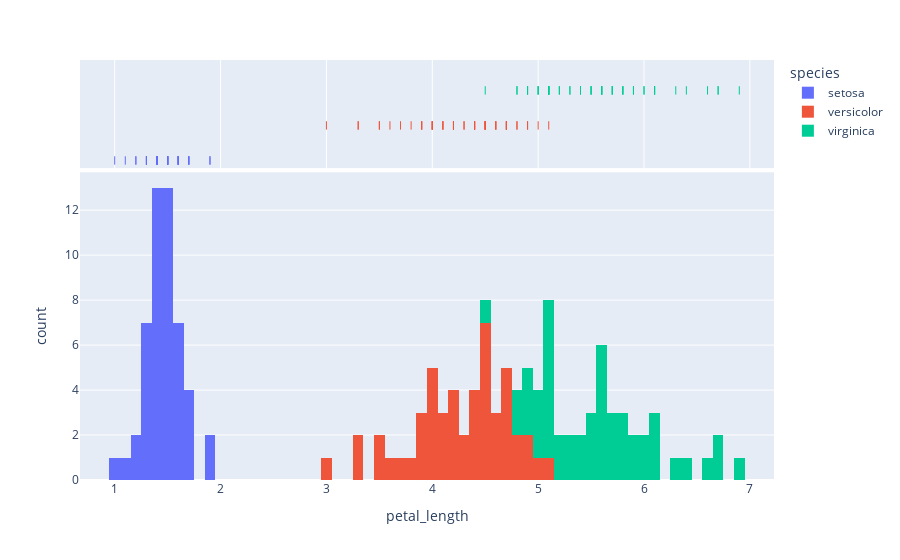

The code cell stored with this chart in its notebook:
### Markdown cell above
```sns.distributions``` had the ```Axes``` level ```sns.histplot```, ```sns.rugplot```, ```sns.kdeplot```, ```sns.ecdfplot``` and ```Figure``` level ```sns.displot```.

The histogram plot is very similar but uses the parameter ```nbins``` opposed to ```bins```:

```python
sns.histplot(data=iris, x='petal_length', hue='species', bins=100)
```

```python
px.histogram(data_frame=iris, x='petal_length', color='species', nbins=100)
```

In ```sns```, the rug plot and kde plot were separate plots: 

```python
sns.rugplot(data=iris, x='petal_length', hue='species')
```

```python
sns.kdeplot(data=iris, x='petal_length', hue='species')
```

In ```plotly``` these are not separate plot options but a rug plot can be displayed as a marginal using the parameter ```marginal```: 

```python
px.histogram(data_frame=iris, x='petal_length', color='species', nbins=100, marginal='rug')
```

```python
px.histogram(data_frame=iris, x='petal_length', color='species', nbins=100, marginal='kde')
```

### Code cell
px.histogram(data_frame=iris, x='petal_length', color='species', nbins=100, marginal='rug')

### Figure 1 — Plotly figure (JSON) as saved in the notebook; plotly's stock layout.template omitted (floating-point values rounded to 4 significant figures)
{"data": [{"alignmentgroup": "True", "bingroup": "x", "hovertemplate": "species=setosa<br>petal_length=%{x}<br>count=%{y}<extra></extra>", "legendgroup": "setosa", "marker": {"color": "#636efa", "pattern": {"shape": ""}}, "name": "setosa", "nbinsx": 100, "offsetgroup": "setosa", "orientation": "v", "showlegend": true, "type": "histogram", "x": [1.4, 1.4, 1.3, 1.5, 1.4, 1.7, 1.4, 1.5, 1.4, 1.5, 1.5, 1.6, 1.4, 1.1, 1.2, 1.5, 1.3, 1.4, 1.7, 1.5, 1.7, 1.5, 1, 1.7, 1.9, 1.6, 1.6, 1.5, 1.4, 1.6, 1.6, 1.5, 1.5, 1.4, 1.5, 1.2, 1.3, 1.4, 1.3, 1.5, 1.3, 1.3, 1.3, 1.6, 1.9, 1.4, 1.6, 1.4, 1.5, 1.4], "xaxis": "x", "yaxis": "y"}, {"alignmentgroup": "True", "boxpoints": "all", "fillcolor": "rgba(255,255,255,0)", "hoveron": "points", "hovertemplate": "species=setosa<br>petal_length=%{x}<extra></extra>", "jitter": 0, "legendgroup": "setosa", "line": {"color": "rgba(255,255,255,0)"}, "marker": {"color": "#636efa", "symbol": "line-ns-open"}, "name": "setosa", "offsetgroup": "setosa", "showlegend": false, "type": "box", "x": [1.4, 1.4, 1.3, 1.5, 1.4, 1.7, 1.4, 1.5, 1.4, 1.5, 1.5, 1.6, 1.4, 1.1, 1.2, 1.5, 1.3, 1.4, 1.7, 1.5, 1.7, 1.5, 1, 1.7, 1.9, 1.6, 1.6, 1.5, 1.4, 1.6, 1.6, 1.5, 1.5, 1.4, 1.5, 1.2, 1.3, 1.4, 1.3, 1.5, 1.3, 1.3, 1.3, 1.6, 1.9, 1.4, 1.6, 1.4, 1.5, 1.4], "xaxis": "x2", "yaxis": "y2"}, {"alignmentgroup": "True", "bingroup": "x", "hovertemplate": "species=versicolor<br>petal_length=%{x}<br>count=%{y}<extra></extra>", "legendgroup": "versicolor", "marker": {"color": "#EF553B", "pattern": {"shape": ""}}, "name": "versicolor", "nbinsx": 100, "offsetgroup": "versicolor", "orientation": "v", "showlegend": true, "type": "histogram", "x": [4.7, 4.5, 4.9, 4, 4.6, 4.5, 4.7, 3.3, 4.6, 3.9, 3.5, 4.2, 4, 4.7, 3.6, 4.4, 4.5, 4.1, 4.5, 3.9, 4.8, 4, 4.9, 4.7, 4.3, 4.4, 4.8, 5, 4.5, 3.5, 3.8, 3.7, 3.9, 5.1, 4.5, 4.5, 4.7, 4.4, 4.1, 4, 4.4, 4.6, 4, 3.3, 4.2, 4.2, 4.2, 4.3, 3, 4.1], "xaxis": "x", "yaxis": "y"}, {"alignmentgroup": "True", "boxpoints": "all", "fillcolor": "rgba(255,255,255,0)", "hoveron": "points", "hovertemplate": "species=versicolor<br>petal_length=%{x}<extra></extra>", "jitter": 0, "legendgroup": "versicolor", "line": {"color": "rgba(255,255,255,0)"}, "marker": {"color": "#EF553B", "symbol": "line-ns-open"}, "name": "versicolor", "offsetgroup": "versicolor", "showlegend": false, "type": "box", "x": [4.7, 4.5, 4.9, 4, 4.6, 4.5, 4.7, 3.3, 4.6, 3.9, 3.5, 4.2, 4, 4.7, 3.6, 4.4, 4.5, 4.1, 4.5, 3.9, 4.8, 4, 4.9, 4.7, 4.3, 4.4, 4.8, 5, 4.5, 3.5, 3.8, 3.7, 3.9, 5.1, 4.5, 4.5, 4.7, 4.4, 4.1, 4, 4.4, 4.6, 4, 3.3, 4.2, 4.2, 4.2, 4.3, 3, 4.1], "xaxis": "x2", "yaxis": "y2"}, {"alignmentgroup": "True", "bingroup": "x", "hovertemplate": "species=virginica<br>petal_length=%{x}<br>count=%{y}<extra></extra>", "legendgroup": "virginica", "marker": {"color": "#00cc96", "pattern": {"shape": ""}}, "name": "virginica", "nbinsx": 100, "offsetgroup": "virginica", "orientation": "v", "showlegend": true, "type": "histogram", "x": [6, 5.1, 5.9, 5.6, 5.8, 6.6, 4.5, 6.3, 5.8, 6.1, 5.1, 5.3, 5.5, 5, 5.1, 5.3, 5.5, 6.7, 6.9, 5, 5.7, 4.9, 6.7, 4.9, 5.7, 6, 4.8, 4.9, 5.6, 5.8, 6.1, 6.4, 5.6, 5.1, 5.6, 6.1, 5.6, 5.5, 4.8, 5.4, 5.6, 5.1, 5.1, 5.9, 5.7, 5.2, 5, 5.2, 5.4, 5.1], "xaxis": "x", "yaxis": "y"}, {"alignmentgroup": "True", "boxpoints": "all", "fillcolor": "rgba(255,255,255,0)", "hoveron": "points", "hovertemplate": "species=virginica<br>petal_length=%{x}<extra></extra>", "jitter": 0, "legendgroup": "virginica", "line": {"color": "rgba(255,255,255,0)"}, "marker": {"color": "#00cc96", "symbol": "line-ns-open"}, "name": "virginica", "offsetgroup": "virginica", "showlegend": false, "type": "box", "x": [6, 5.1, 5.9, 5.6, 5.8, 6.6, 4.5, 6.3, 5.8, 6.1, 5.1, 5.3, 5.5, 5, 5.1, 5.3, 5.5, 6.7, 6.9, 5, 5.7, 4.9, 6.7, 4.9, 5.7, 6, 4.8, 4.9, 5.6, 5.8, 6.1, 6.4, 5.6, 5.1, 5.6, 6.1, 5.6, 5.5, 4.8, 5.4, 5.6, 5.1, 5.1, 5.9, 5.7, 5.2, 5, 5.2, 5.4, 5.1], "xaxis": "x2", "yaxis": "y2"}], "layout": {"barmode": "relative", "legend": {"title": {"text": "species"}, "tracegroupgap": 0}, "margin": {"t": 60}, "xaxis": {"anchor": "y", "domain": [0, 1], "title": {"text": "petal_length"}}, "xaxis2": {"anchor": "y2", "domain": [0, 1], "matches": "x", "showgrid": true, "showticklabels": false}, "yaxis": {"anchor": "x", "domain": [0, 0.7326], "title": {"text": "count"}}, "yaxis2": {"anchor": "x2", "domain": [0.7426, 1], "matches": "y2", "showgrid": false, "showline": false, "showticklabels": false, "ticks": ""}}}
